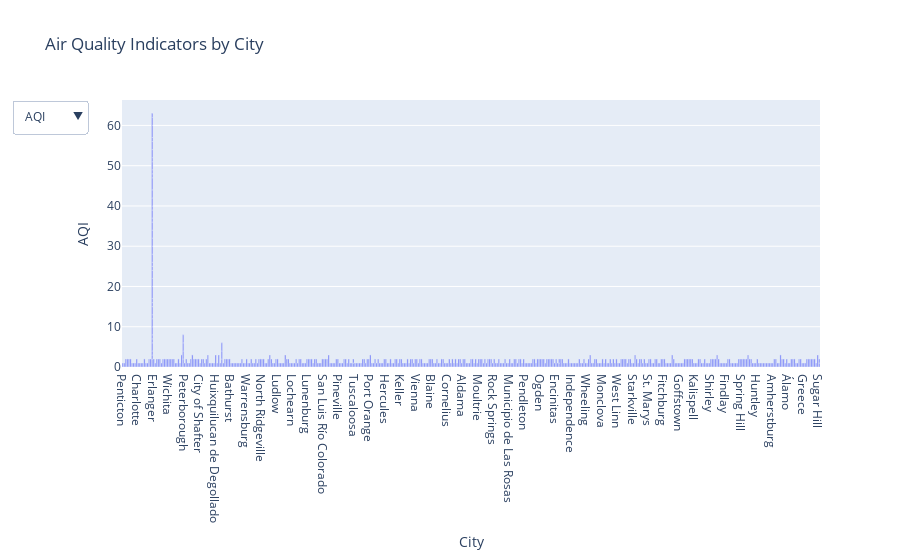

The code cell stored with this chart in its notebook:
### Code cell
# Define a list of available pollution indicators
pollution_indicators = ['AQI', 'CO', 'NH3', 'NO2', 'O3', 'PM10', 'PM2.5', 'SO2']

# Create the initial figure (using AQI by default)
fig = px.bar(map_data, x='City', y='AQI', title="Air Quality Indicators by City")

# Update the layout to include a dropdown
fig.update_layout(
    updatemenus=[
        {
            'buttons': [
                {'method': 'update', 'label': indicator, 'args': [{'y': [map_data[indicator]]}, {'title': f"{indicator} by City"}]} 
                for indicator in pollution_indicators
            ],
            'direction': 'down',
            'showactive': True,
        }
    ]
)

# Show the figure
fig.show()

### Figure 1 — Plotly figure (JSON) as saved in the notebook; plotly's stock layout.template omitted (floating-point values rounded to 4 significant figures; data arrays with more than 128 entries replaced by an {"elided": "..."} marker saying what was removed)
{"data": [{"alignmentgroup": "True", "hovertemplate": "City=%{x}<br>AQI=%{y}<extra></extra>", "legendgroup": "", "marker": {"color": "#636efa", "pattern": {"shape": ""}}, "name": "", "offsetgroup": "", "orientation": "v", "showlegend": false, "textposition": "auto", "type": "bar", "x": {"elided": "496 str values"}, "xaxis": "x", "y": {"elided": "496 int values"}, "yaxis": "y"}], "layout": {"barmode": "relative", "legend": {"tracegroupgap": 0}, "title": {"text": "Air Quality Indicators by City"}, "updatemenus": [{"buttons": [{"args": [{"y": {"elided": "1x496 int values"}}, {"title": "AQI by City"}], "label": "AQI", "method": "update"}, {"args": [{"y": {"elided": "1x496 float values"}}, {"title": "CO by City"}], "label": "CO", "method": "update"}, {"args": [{"y": {"elided": "1x496 float values"}}, {"title": "NH3 by City"}], "label": "NH3", "method": "update"}, {"args": [{"y": {"elided": "1x496 float values"}}, {"title": "NO2 by City"}], "label": "NO2", "method": "update"}, {"args": [{"y": {"elided": "1x496 float values"}}, {"title": "O3 by City"}], "label": "O3", "method": "update"}, {"args": [{"y": {"elided": "1x496 float values"}}, {"title": "PM10 by City"}], "label": "PM10", "method": "update"}, {"args": [{"y": {"elided": "1x496 float values"}}, {"title": "PM2.5 by City"}], "label": "PM2.5", "method": "update"}, {"args": [{"y": {"elided": "1x496 float values"}}, {"title": "SO2 by City"}], "label": "SO2", "method": "update"}], "direction": "down", "showactive": true}], "xaxis": {"anchor": "y", "domain": [0, 1], "title": {"text": "City"}}, "yaxis": {"anchor": "x", "domain": [0, 1], "title": {"text": "AQI"}}}}
